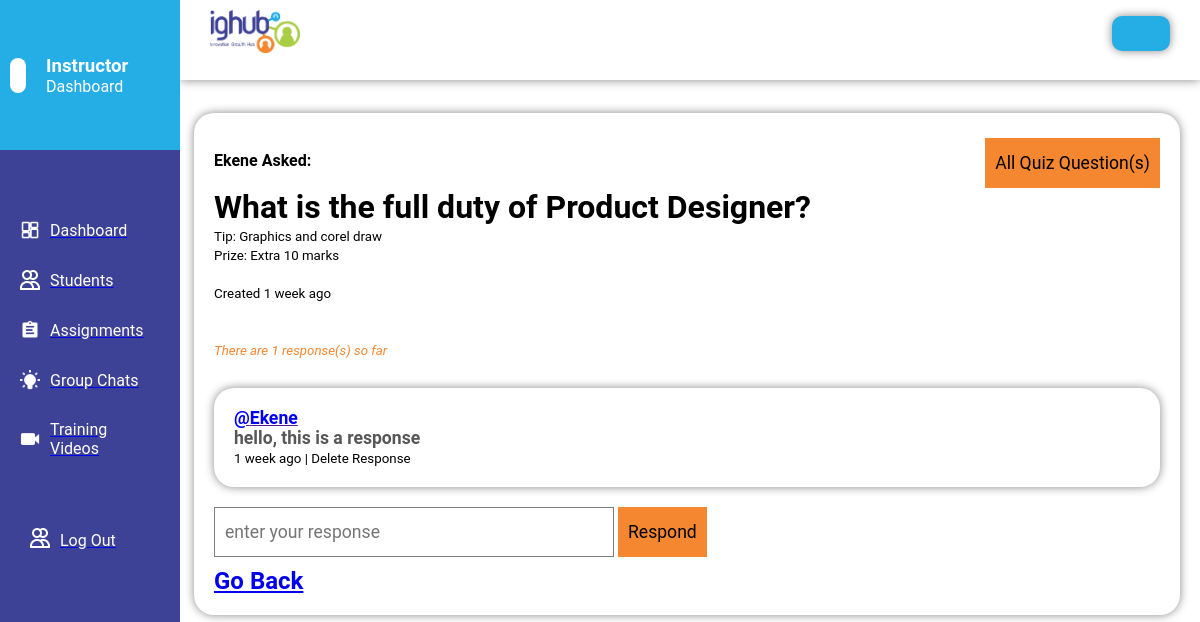
The app's page /staff/tutorquizdetails/5/ with its own data.
### tutorsapp/models.py (models this page shows, shortened)
class Quiz(models.Model):
    user = models.ForeignKey(User, on_delete=models.SET_NULL, null=True)
    quiz = models.CharField(max_length=2000, blank=True, null=True)
    prize = models.CharField(max_length=150, blank=True, null=True)
    notes = models.TextField(blank=True, null=True, max_length=2000)
    created_at = models.DateTimeField(auto_now_add=True)
    edited_at = models.DateTimeField(auto_now=True)
    class Meta:
        ordering = ['-edited_at', '-created_at']

class Answer(models.Model):
    user = models.ForeignKey(User, on_delete=models.SET_NULL, null=True)
    quiz = models.ForeignKey(Quiz, on_delete=models.SET_NULL, null=True)
    response = models.CharField(blank=True, null=True, max_length=2000)
    created_at = models.DateTimeField(auto_now_add=True)
    edited_at = models.DateTimeField(auto_now=True)

### tutorsapp/views.py (the view, shortened to what this page needs)
def TutorQuizdetails(request, pk):
    quizproper = Quiz.objects.get(id = pk)
    quizes = Rooms.objects.all()
    Allquizanswer = quizproper.answer_set.all().order_by('-created_at')
    quizanswerscount = Allquizanswer.count()
    quizanswer = quizproper.answer_set.all().order_by('-created_at')
    context = {'quizproper' : quizproper, 'quizanswerscount': quizanswerscount, 'quizes':quizes,  'quizanswer':quizanswer, 'Allquizanswer':Allquizanswer}
    return render(request, 'tutorsapp/tutorquizdetails.html', context)

### tutorsapp/templates/tutorsapp/tutorquizdetails.html (shortened to what this page needs)
{% extends 'generalsection.html' %} {% block content %} {% load static %}
<!DOCTYPE html>
<html lang="en">
<head>
    <link rel="stylesheet" href="{% static 'styles/tutorquizdetails.css' %}" />
</head>
<body>
    <main>
        <div class="maininner">
            <div>
                <div class='quizsectionintro'>
                    <div>
                        <h4>{{ quizproper.user}} Asked:</h4>
                    </div>
                    <div>
                        <a href={% url 'Tutorquiz' %}><button>All Quiz Question(s)</button></a>
                    </div>
                </div>
                <h1>{{ quizproper.quiz }}</h1>
                <small>Tip: {{ quizproper.notes }}</small><br />
                <small>Prize: {{ quizproper.prize }}</small><br /><br />
                <small>Created {{ quizproper.created_at | timesince }} ago </small>
            </div>
            <br /><br />
            <small><i> There are {{ quizanswerscount }} response(s) so far</i></small>
            <div class="responsesout">
                <br/>
                {% for quizanswer in quizanswer %}
                <div class="responses">
                    <a href="">
                        <p>@{{quizanswer.user }}</p>
                    </a>
                    <p>{{quizanswer.response }}</p>
                    <small>{{quizanswer.created_at | timesince }} ago | <a> Delete Response</a></small>
                </div>
                {% endfor %}
            </div>
            <form method="POST" action="">
                <input name="body" placeholder="enter your response" />
                <button type="submit" name="submit">Respond</button>
            </form>
            <a href={% url 'Tutorquiz' %}>
                <h2>Go Back</h2>
        </div>
    </main>
</body>
</html>
{% endblock content %}

### static/styles/admindashboard.css (style rules this page uses)
* { margin: 0; padding: 0; box-sizing: border-box; font-family: roboto, tahoma; }
button { padding: 10px; font-size: 1rem; text-decoration: none; background-color: #F58731; border: 0px; margin-top: 5px; cursor: pointer; }

### static/styles/tutorquizdetails.css (style rules this page uses)
* { box-sizing: border-box; margin: 0; padding: 0; font-family: roboto, tahoma; }
.quizsectionintro { display: flex; align-items: center; justify-content: space-between; }
main { padding: 20px; }
.maininner { margin-top: 8%; box-shadow: 0px 0px 10px #888888; border-radius: 20px; width: 85%; margin-left: 15%; padding: 20px; }
.responses { padding: 20px; border-radius: 20px; margin-top: 10px; box-shadow: 0px 0px 10px #888888; }
.responses p { color: rgb(88, 87, 87); font-weight: 600; font-size: 1.1rem; }
.responses a p { color: blue; text-decoration: none; }
main input { width: 400px; height: 50px; padding: 10px; margin-bottom: 10px; margin-top: 20px; font-size: 1.1rem; border: 1px solid grey }
main button { padding: 10px; font-size: 1rem; height: 50px; text-decoration: none; background-color: #F58731; border: 0px; margin-top: 5px; cursor: pointer; font-size: 1.1rem; }
i { color: #F58731; }

### records on screen
Quiz: user "Ekene", quiz "What is the full duty of Product Designer?", notes "Graphics and corel draw", prize "Extra 10 marks", created_at "1 week"
Answer: user "Ekene", response "hello, this is a response", created_at "1 week"

### other values on screen
{{ quizanswerscount }} "1"
